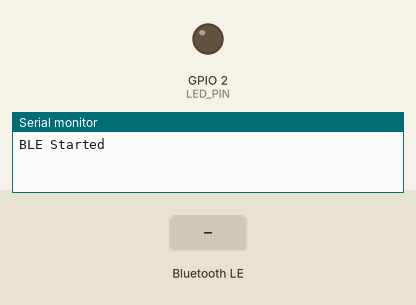
Recording of a sketch running on a simulated ESP32. Parts: output pins drawn as LEDs (lit = HIGH), the last lines printed to the serial monitor. The inputs (shaded band) are chosen by the test bench. Random numbers use the default seed unless the sketch sets one; nothing arrives over Bluetooth unless stated; a phone connects over Bluetooth LE 3 s after start.

Above: at 1.2 s.
1.3 s: Bluetooth LE write "1" received
At 4.0 s:
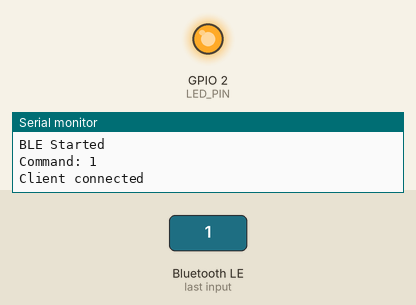
Timing chart, 0 to 5.5 s (numbered marks = the images above; inputs shaded):
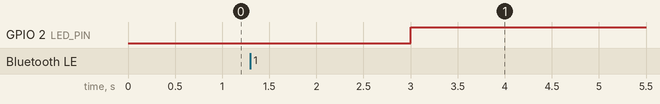

The sketch:

esp32_ble_server.ino
```cpp
#include <BLEDevice.h>
#include <BLEServer.h>
#include <BLEUtils.h>
#include <BLE2902.h>

#define LED_PIN 2

// ================= UUIDs =================
#define SERVICE_UUID           "12345678-1234-1234-1234-1234567890ab"
#define CHARACTERISTIC_TX_UUID "12345678-1234-1234-1234-1234567890ac" // App → ESP32
#define CHARACTERISTIC_RX_UUID "12345678-1234-1234-1234-1234567890ad" // ESP32 → App

BLEServer* pServer = nullptr;
BLECharacteristic* pTxCharacteristic = nullptr;
BLECharacteristic* pRxCharacteristic = nullptr;

bool deviceConnected = false;
bool oldDeviceConnected = false;

// ================= Patient =================
#define PATIENT_ID "01"  // Pod ID 01-26 (2 chars)

// Store previous values for Live packet (t-1 and t-2)
struct PreviousData {
  String lat4;  // Last 4 digits of latitude
  String lat4_2; // Two samples before
  String lon4;  // Last 4 digits of longitude
  String lon4_2; // Two samples before
  String vel5;  // Velocity (5 chars)
  String vel5_2; // Two samples before
};

PreviousData prevData;
unsigned long lastLiveTime = 0;
unsigned long lastTotalTime = 0;
unsigned long lastStatusTime = 0;
const unsigned long LIVE_INTERVAL = 1000;   // Send every 1 second
const unsigned long TOTAL_INTERVAL = 2000;  // Send every 2 seconds
const unsigned long STATUS_INTERVAL = 60000; // Send every 60 seconds

// ================= CRC-8 Calculation =================
uint8_t calculateCRC8(const String& data) {
  uint8_t crc = 0;
  for (int i = 0; i < data.length(); i++) {
    crc ^= data.charAt(i);
    for (int j = 0; j < 8; j++) {
      if (crc & 0x80) {
        crc = (crc << 1) ^ 0x07;
      } else {
        crc <<= 1;
      }
    }
  }
  return crc;
}

// ================= Format Helpers =================
String formatLatitude(float lat) {
  // Format: "050.67506" (8 chars) - NO direction letter, DDMM.MMM format
  // Convert decimal degrees to DDMM.MMM format
  int degrees = (int)abs(lat);
  float minutes = (abs(lat) - degrees) * 60.0;

  // Format: DDMM.MMM (no direction) - exactly 8 chars
  char result[9]; // 8 chars + null terminator
  int minInt = (int)minutes;
  int minFrac = (int)((minutes - minInt) * 1000 + 0.5); // Round to nearest

  // Handle overflow
  if (minFrac >= 1000) {
    minFrac = 0;
    minInt++;
    if (minInt >= 60) {
      minInt = 0;
      degrees++;
    }
  }

  sprintf(result, "%02d%02d.%03d", degrees, minInt, minFrac);
  return String(result);
}

String formatLongitude(float lon) {
  // Format: "60120.3698" (10 chars) - NO direction letter, DDDMM.MMMM format
  int degrees = (int)abs(lon);
  float minutes = (abs(lon) - degrees) * 60.0;

  char result[11]; // 10 chars + null terminator
  int minInt = (int)minutes;
  int minFrac = (int)((minutes - minInt) * 10000 + 0.5); // Round to nearest

  // Handle overflow
  if (minFrac >= 10000) {
    minFrac = 0;
    minInt++;
    if (minInt >= 60) {
      minInt = 0;
      degrees++;
    }
  }

  sprintf(result, "%03d%02d.%04d", degrees, minInt, minFrac);
  return String(result);
}

String getLast4Digits(String value) {
  // Extract last 4 numeric digits from a formatted coordinate
  // For "050.67506", we want "7506" (last 4 digits)
  String digits = "";
  for (int i = value.length() - 1; i >= 0 && digits.length() < 4; i--) {
    char c = value.charAt(i);
    if (c >= '0' && c <= '9') {
      digits = String(c) + digits;
    } else {
      break; // Skip non-digit characters like '.'
    }
  }

  // Pad with zeros if needed
  while (digits.length() < 4) {
    digits = "0" + digits;
  }

  return digits;
}

// ================= Generate Live Packet (L) =================
String generateLivePacket() {
  // Generate random data
  float lat = 41.015 + random(-50, 50) / 1000.0;
  float lon = 28.979 + random(-50, 50) / 1000.0;
  float speedKmh = random(10, 80) / 10.0;
  float speedKnots = speedKmh / 1.852; // Convert to knots
  int bpm = random(60, 140);
  float metabolicPower = random(10, 100) / 10.0;
  float skinTemp = 36.0 + random(0, 20) / 10.0; // 36.0 to 38.0 degrees C

  // Get current time (simulated GPS time)
  unsigned long seconds = millis() / 1000;
  int hours = (seconds / 3600) % 24;
  int minutes = (seconds / 60) % 60;
  int secs = seconds % 60;

  String packet = "";

  // 1. Packet Type
  packet += "L";

  // 2. Pod ID (2 chars)
  packet += PATIENT_ID;

  // 3. GPS Time (6 chars: HHMMSS)
  if (hours < 10) packet += "0";
  packet += String(hours);
  if (minutes < 10) packet += "0";
  packet += String(minutes);
  if (secs < 10) packet += "0";
  packet += String(secs);

  // 4. GPS Fix (1 char: '0' or '1')
  packet += "1"; // Always fixed for simulation

  // 5. Latitude (8 chars: DDMM.MMM)
  String latStr = formatLatitude(lat);
  packet += latStr;

  // 6. Previous Latitude t-1 (4 chars)
  packet += prevData.lat4;

  // 7. Previous Latitude t-2 (4 chars)
  packet += prevData.lat4_2;

  // 8. Longitude (10 chars: DDDMM.MMMM)
  String lonStr = formatLongitude(lon);
  packet += lonStr;

  // 9. Previous Longitude t-1 (4 chars)
  packet += prevData.lon4;

  // 10. Previous Longitude t-2 (4 chars)
  packet += prevData.lon4_2;

  // 11. Velocity knots (5 chars: XXX.X format with decimal point)
  // Format: exactly 5 chars with decimal point (e.g., "940.6", "052.3", "000.0")
  // Convert to integer (multiply by 10 to get 1 decimal place), pad to 4 digits, insert decimal
  int velInt = (int)(speedKnots * 10);
  String velStr = String(velInt);
  // Pad to 4 digits
  while (velStr.length() < 4) {
    velStr = "0" + velStr;
  }
  // Insert decimal point before last digit: "9406" -> "940.6"
  velStr = velStr.substring(0, 3) + "." + velStr.substring(3);
  packet += velStr;

  // 12. Previous Velocity t-1 (5 chars)
  packet += prevData.vel5;

  // 13. Previous Velocity t-2 (5 chars)
  packet += prevData.vel5_2;

  // 14. Heart Rate BPM (3 chars)
  String bpmStr = String(bpm);
  while (bpmStr.length() < 3) bpmStr = "0" + bpmStr;
  packet += bpmStr;

  // 15. Metabolic Power W/kg (5 chars, 1 decimal)
  String powerStr = String((int)(metabolicPower * 10));
  while (powerStr.length() < 5) powerStr = "0" + powerStr;
  packet += powerStr;

  // Calculate CRC-8 (before adding CRC and terminator)
  uint8_t crc = calculateCRC8(packet);

  // 16. CRC-8 (2 hex chars)
  char crcHex[3];
  sprintf(crcHex, "%02X", crc);
  packet += String(crcHex);

  // 17. Terminator (double D for Live packets)
  packet += "DD";

  // Update previous values for next packet
  prevData.lat4_2 = prevData.lat4;
  prevData.lat4 = getLast4Digits(latStr);
  prevData.lon4_2 = prevData.lon4;
  prevData.lon4 = getLast4Digits(lonStr);
  prevData.vel5_2 = prevData.vel5;
  prevData.vel5 = velStr; // Store in XXX.X format (5 chars)

  return packet;
}

// ================= Generate Total Packet (T) =================
String generateTotalPacket() {
  // Generate cumulative data
  int playerLoad = random(1000, 50000);
  int totalDistance = random(100, 10000);
  int hmdlDistance = random(50, 5000);
  int z6Distance = random(0, 1000);
  int z5Distance = random(0, 2000);
  int z4Distance = random(0, 3000);
  int z6Count = random(0, 50);
  int z5Count = random(0, 100);
  int z4Count = random(0, 200);
  int totalAcc = random(0, 500);
  int totalDec = random(0, 500);
  int totalImpacts = random(0, 100);
  int stepBalanceSide = random(0, 2); // 0 or 1
  int stepBalanceValue = random(0, 1000);
  float maxSpeed = random(100, 500) / 10.0;
  float lastMinMaxSpeed = random(80, 400) / 10.0;
  int rrAvg = random(450, 1000);
  int maxHR = random(120, 180);

  // Get current time
  unsigned long seconds = millis() / 1000;
  int hours = (seconds / 3600) % 24;
  int minutes = (seconds / 60) % 60;
  int secs = seconds % 60;

  String packet = "";

  // 1. Packet Type
  packet += "T";

  // 2. Pod ID (2 chars)
  packet += PATIENT_ID;

  // 3. GPS Time (6 chars)
  if (hours < 10) packet += "0";
  packet += String(hours);
  if (minutes < 10) packet += "0";
  packet += String(minutes);
  if (secs < 10) packet += "0";
  packet += String(secs);

  // 4. GPS Fix (1 char)
  packet += "1";

  // 5. Player Load (5 chars)
  String loadStr = String(playerLoad);
  while (loadStr.length() < 5) loadStr = "0" + loadStr;
  packet += loadStr;

  // 6. Total Distance (5 chars)
  String distStr = String(totalDistance);
  while (distStr.length() < 5) distStr = "0" + distStr;
  packet += distStr;

  // 7. HMDL Distance (5 chars)
  String hmdlStr = String(hmdlDistance);
  while (hmdlStr.length() < 5) hmdlStr = "0" + hmdlStr;
  packet += hmdlStr;

  // 8. Z6 Distance (4 chars)
  String z6Str = String(z6Distance);
  while (z6Str.length() < 4) z6Str = "0" + z6Str;
  packet += z6Str;

  // 9. Z5 Distance (4 chars)
  String z5Str = String(z5Distance);
  while (z5Str.length() < 4) z5Str = "0" + z5Str;
  packet += z5Str;

  // 10. Z4 Distance (4 chars)
  String z4Str = String(z4Distance);
  while (z4Str.length() < 4) z4Str = "0" + z4Str;
  packet += z4Str;

  // 11. Z6 Count (2 chars)
  String z6cStr = String(z6Count);
  while (z6cStr.length() < 2) z6cStr = "0" + z6cStr;
  packet += z6cStr;

  // 12. Z5 Count (3 chars)
  String z5cStr = String(z5Count);
  while (z5cStr.length() < 3) z5cStr = "0" + z5cStr;
  packet += z5cStr;

  // 13. Z4 Count (3 chars)
  String z4cStr = String(z4Count);
  while (z4cStr.length() < 3) z4cStr = "0" + z4cStr;
  packet += z4cStr;

  // 14. Total Accelerations (3 chars)
  String accStr = String(totalAcc);
  while (accStr.length() < 3) accStr = "0" + accStr;
  packet += accStr;

  // 15. Total Decelerations (3 chars)
  String decStr = String(totalDec);
  while (decStr.length() < 3) decStr = "0" + decStr;
  packet += decStr;

  // 16. Total Impacts (2 chars)
  String impStr = String(totalImpacts);
  while (impStr.length() < 2) impStr = "0" + impStr;
  packet += impStr;

  // 17. Step Balance Side (1 char)
  packet += String(stepBalanceSide);

  // 18. Step Balance Value (4 chars)
  String sbValStr = String(stepBalanceValue);
  while (sbValStr.length() < 4) sbValStr = "0" + sbValStr;
  packet += sbValStr;

  // 19. Max Speed (4 chars, 1 decimal)
  String maxSpdStr = String((int)(maxSpeed * 10));
  while (maxSpdStr.length() < 4) maxSpdStr = "0" + maxSpdStr;
  packet += maxSpdStr;

  // 20. Last Minute Max Speed (4 chars, 1 decimal)
  String lmmSpdStr = String((int)(lastMinMaxSpeed * 10));
  while (lmmSpdStr.length() < 4) lmmSpdStr = "0" + lmmSpdStr;
  packet += lmmSpdStr;

  // 21. RR Average (3 chars)
  String rrStr = String(rrAvg);
  while (rrStr.length() < 3) rrStr = "0" + rrStr;
  packet += rrStr;

  // 22. Max Heart Rate (3 chars)
  String maxHRStr = String(maxHR);
  while (maxHRStr.length() < 3) maxHRStr = "0" + maxHRStr;
  packet += maxHRStr;

  // Calculate CRC-8
  uint8_t crc = calculateCRC8(packet);

  // 23. CRC-8 (2 hex chars)
  char crcHex[3];
  sprintf(crcHex, "%02X", crc);
  packet += String(crcHex);

  // 24. Terminator
  packet += "D";

  return packet;
}

// ================= Generate Status Packet (S) =================
String generateStatusPacket() {
  // Get current date/time
  unsigned long seconds = millis() / 1000;
  int hours = (seconds / 3600) % 24;
  int minutes = (seconds / 60) % 60;
  int secs = seconds % 60;

  // Simulate date (YYMMDD) - using day of year
  int dayOfYear = (seconds / 86400) % 365;
  int year = 24; // 2024
  int month = (dayOfYear / 30) % 12 + 1;
  int day = (dayOfYear % 30) + 1;

  String packet = "";

  // 1. Packet Type
  packet += "S";

  // 2. Pod ID (2 chars)
  packet += PATIENT_ID;

  // 3. GPS Date (6 chars: YYMMDD)
  if (year < 10) packet += "0";
  packet += String(year);
  if (month < 10) packet += "0";
  packet += String(month);
  if (day < 10) packet += "0";
  packet += String(day);

  // 4. GPS Time (6 chars: HHMMSS)
  if (hours < 10) packet += "0";
  packet += String(hours);
  if (minutes < 10) packet += "0";
  packet += String(minutes);
  if (secs < 10) packet += "0";
  packet += String(secs);

  // 5. Reserved Field (12 chars)
  packet += "000000000000";

  // Calculate CRC-8
  uint8_t crc = calculateCRC8(packet);

  // 6. CRC-8 (2 hex chars)
  char crcHex[3];
  sprintf(crcHex, "%02X", crc);
  packet += String(crcHex);

  // 7. Terminator
  packet += "D";

  return packet;
}

// Helper function to send packet in chunks
void sendPacket(String packet) {
  packet += "\n"; // Add newline for message delimiter

  // BLE has a maximum payload size (~20 bytes per notification)
  const int chunkSize = 20;
  int packetLength = packet.length();

  for (int i = 0; i < packetLength; i += chunkSize) {
    int endPos = min(i + chunkSize, packetLength);
    String chunk = packet.substring(i, endPos);

    pRxCharacteristic->setValue(chunk);
    pRxCharacteristic->notify();

    delay(10); // Small delay between chunks
  }
}

// ================= Callbacks =================
class MyServerCallbacks : public BLEServerCallbacks {
  void onConnect(BLEServer*) {
    deviceConnected = true;
    digitalWrite(LED_PIN, HIGH);
    Serial.println("Client connected");
  }

  void onDisconnect(BLEServer*) {
    deviceConnected = false;
    digitalWrite(LED_PIN, LOW);
    Serial.println("Client disconnected");
  }
};

class MyTxCallbacks : public BLECharacteristicCallbacks {
  void onWrite(BLECharacteristic* pCharacteristic) {
    String value = pCharacteristic->getValue();
    if (value.length()) {
      Serial.print("Command: ");
      Serial.println(value);
    }
  }
};

// ================= Setup =================
void setup() {
  Serial.begin(115200);
  pinMode(LED_PIN, OUTPUT);

  BLEDevice::init("TrackPatient-ESP32");
  BLEDevice::setMTU(185);

  pServer = BLEDevice::createServer();
  pServer->setCallbacks(new MyServerCallbacks());

  BLEService* pService = pServer->createService(SERVICE_UUID);

  pTxCharacteristic = pService->createCharacteristic(
    CHARACTERISTIC_TX_UUID,
    BLECharacteristic::PROPERTY_WRITE | BLECharacteristic::PROPERTY_WRITE_NR
  );
  pTxCharacteristic->setCallbacks(new MyTxCallbacks());

  pRxCharacteristic = pService->createCharacteristic(
    CHARACTERISTIC_RX_UUID,
    BLECharacteristic::PROPERTY_READ | BLECharacteristic::PROPERTY_NOTIFY
  );
  pRxCharacteristic->addDescriptor(new BLE2902());

  pService->start();

  BLEAdvertising* advertising = BLEDevice::getAdvertising();
  advertising->addServiceUUID(SERVICE_UUID);
  advertising->setScanResponse(true);
  BLEDevice::startAdvertising();

  // Initialize previous data with zeros
  prevData.lat4 = "0000";
  prevData.lat4_2 = "0000";
  prevData.lon4 = "0000";
  prevData.lon4_2 = "0000";
  prevData.vel5 = "000.0"; // Format: XXX.X (5 chars with decimal)
  prevData.vel5_2 = "000.0";

  Serial.println("BLE Started");
}

// ================= Loop =================
void loop() {
  if (!deviceConnected && oldDeviceConnected) {
    delay(500);
    pServer->startAdvertising();
    oldDeviceConnected = deviceConnected;
  }

  if (deviceConnected && !oldDeviceConnected) {
    oldDeviceConnected = deviceConnected;
  }

  if (deviceConnected) {
    unsigned long now = millis();

    // Send Live packet (L) every 1 second
    if (now - lastLiveTime >= LIVE_INTERVAL) {
      String packet = generateLivePacket();
      sendPacket(packet);
      lastLiveTime = now;
    }

    // Send Total packet (T) every 2 seconds
    if (now - lastTotalTime >= TOTAL_INTERVAL) {
      String packet = generateTotalPacket();
      sendPacket(packet);
      lastTotalTime = now;
    }

    // Send Status packet (S) every 60 seconds (or immediately on first connection)
    if (now - lastStatusTime >= STATUS_INTERVAL || lastStatusTime == 0) {
      String packet = generateStatusPacket();
      sendPacket(packet);
      lastStatusTime = now;
    }
  }

  delay(100);
}
```
